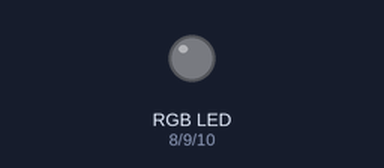
Bench run of a sketch on a simulated Arduino Uno, built with avr-gcc and run on an emulated ATmega328P. On the bench: an RGB LED mixed from three pins (HIGH = lit). Dim RGB values are drawn brighter than linear.

Above: at 0.05 s.
At 4.25 s:
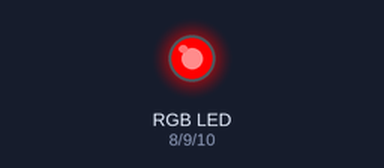
At 6.65 s:
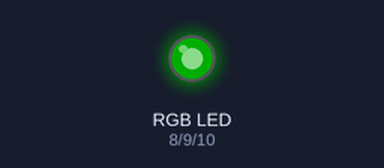
At 8.45 s:
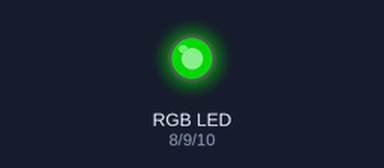
At 12.65 s:
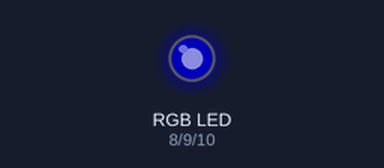
At 16.85 s:
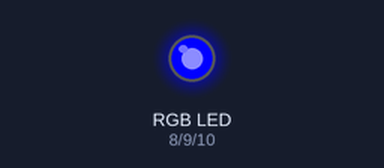
Timing chart, 0 to 21.9 s (numbered marks = the images above):
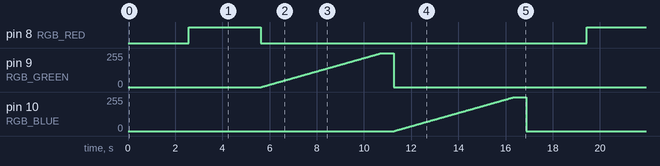

The sketch:

RGB_Breathing_Light.ino
```cpp
// (licence header left out)
#define RGB_RED    8
#define RGB_GREEN  9
#define RGB_BLUE   10

int fadeDelay = 20;

void setup()
{
    pinMode(RGB_RED,OUTPUT);
    pinMode(RGB_GREEN,OUTPUT);
    pinMode(RGB_BLUE,OUTPUT);
}

void setColor(int red,int green,int blue)
{
    analogWrite(RGB_RED,red);
    analogWrite(RGB_GREEN,green);
    analogWrite(RGB_BLUE,blue);
}

void loop()
{
    int i;
    for (i=0; i<256; i++)
    {
        setColor(i, 0, 0);
        delay(fadeDelay);
    }
    delay(500);           //turn the RGB LED red smoothly

    for (i=0; i < 256; i++)
    {
        setColor(0, i, 0);
        delay(fadeDelay);
    }
    delay(500);           //turn the RGB LED green smoothly

    for (i=0; i < 256; i++)
    {
        setColor(0, 0, i);
        delay(fadeDelay);
        // BONUS: make blue fade off smoothly
    }
    delay(500);           //turn the RGB LED blue smoothly
}
```

Measured:
- by itself, pin 8 (RGB_RED): alternates HIGH for 3.1 s and LOW for 13.8 s
- by itself, pin 9 (RGB_GREEN), pin 10 (RGB_BLUE): ramps from 0/255 to 255/255 and jumps back, once every 16.9 s
